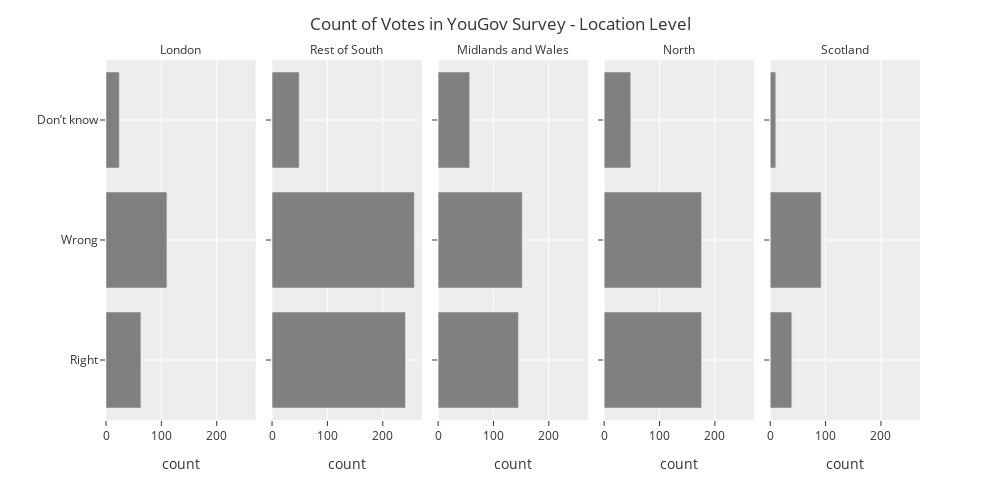

The notebook cell saved with this chart:
### Markdown cell above
## Avoid Redundancy

Here is the same graph again, but avoiding redundancy.

### Code cell
my_categories = ['London','Rest of South','Midlands and Wales','North','Scotland']

fig = px.bar(DF_plot,y='vote',x='count',
             facet_col='location',
            color_discrete_sequence=['gray'])

fig.for_each_annotation(lambda a: a.update(text=a.text.split("=")[1]))

my_categories = ['Dont know','Right','Wrong']
fig.update_layout(yaxis={'categoryorder': 'array', 'categoryarray': my_categories},
                  title='Count of Votes in YouGov Survey - Location Level',
                  yaxis_title="",
                  template='ggplot2',
                  legend_title='Location',
                  autosize=False,
                  width=1000,
                  height=500)

fig.show()

### Figure 1 — Plotly figure (JSON) as saved in the notebook; plotly's stock layout.template omitted (floating-point values rounded to 4 significant figures)
{"data": [{"hovertemplate": "location=London<br>count=%{x}<br>vote=%{y}<extra></extra>", "legendgroup": "", "marker": {"color": "gray", "pattern": {"shape": ""}}, "name": "", "orientation": "h", "showlegend": false, "textposition": "auto", "type": "bar", "x": [63, 110, 24], "xaxis": "x", "y": ["Right", "Wrong", "Don’t know"], "yaxis": "y"}, {"hovertemplate": "location=Rest of South<br>count=%{x}<br>vote=%{y}<extra></extra>", "legendgroup": "", "marker": {"color": "gray", "pattern": {"shape": ""}}, "name": "", "orientation": "h", "showlegend": false, "textposition": "auto", "type": "bar", "x": [241, 257, 49], "xaxis": "x2", "y": ["Right", "Wrong", "Don’t know"], "yaxis": "y2"}, {"hovertemplate": "location=Midlands and Wales<br>count=%{x}<br>vote=%{y}<extra></extra>", "legendgroup": "", "marker": {"color": "gray", "pattern": {"shape": ""}}, "name": "", "orientation": "h", "showlegend": false, "textposition": "auto", "type": "bar", "x": [145, 152, 57], "xaxis": "x3", "y": ["Right", "Wrong", "Don’t know"], "yaxis": "y3"}, {"hovertemplate": "location=North<br>count=%{x}<br>vote=%{y}<extra></extra>", "legendgroup": "", "marker": {"color": "gray", "pattern": {"shape": ""}}, "name": "", "orientation": "h", "showlegend": false, "textposition": "auto", "type": "bar", "x": [176, 176, 48], "xaxis": "x4", "y": ["Right", "Wrong", "Don’t know"], "yaxis": "y4"}, {"hovertemplate": "location=Scotland<br>count=%{x}<br>vote=%{y}<extra></extra>", "legendgroup": "", "marker": {"color": "gray", "pattern": {"shape": ""}}, "name": "", "orientation": "h", "showlegend": false, "textposition": "auto", "type": "bar", "x": [39, 92, 10], "xaxis": "x5", "y": ["Right", "Wrong", "Don’t know"], "yaxis": "y5"}], "layout": {"annotations": [{"font": {}, "showarrow": false, "text": "London", "x": 0.092, "xanchor": "center", "xref": "paper", "y": 1, "yanchor": "bottom", "yref": "paper"}, {"font": {}, "showarrow": false, "text": "Rest of South", "x": 0.296, "xanchor": "center", "xref": "paper", "y": 1, "yanchor": "bottom", "yref": "paper"}, {"font": {}, "showarrow": false, "text": "Midlands and Wales", "x": 0.5, "xanchor": "center", "xref": "paper", "y": 1, "yanchor": "bottom", "yref": "paper"}, {"font": {}, "showarrow": false, "text": "North", "x": 0.704, "xanchor": "center", "xref": "paper", "y": 1, "yanchor": "bottom", "yref": "paper"}, {"font": {}, "showarrow": false, "text": "Scotland", "x": 0.908, "xanchor": "center", "xref": "paper", "y": 1, "yanchor": "bottom", "yref": "paper"}], "autosize": false, "barmode": "relative", "height": 500, "legend": {"title": {"text": "Location"}, "tracegroupgap": 0}, "margin": {"t": 60}, "title": {"text": "Count of Votes in YouGov Survey - Location Level"}, "width": 1000, "xaxis": {"anchor": "y", "domain": [0, 0.184], "title": {"text": "count"}}, "xaxis2": {"anchor": "y2", "domain": [0.204, 0.388], "matches": "x", "title": {"text": "count"}}, "xaxis3": {"anchor": "y3", "domain": [0.408, 0.592], "matches": "x", "title": {"text": "count"}}, "xaxis4": {"anchor": "y4", "domain": [0.612, 0.796], "matches": "x", "title": {"text": "count"}}, "xaxis5": {"anchor": "y5", "domain": [0.816, 1], "matches": "x", "title": {"text": "count"}}, "yaxis": {"anchor": "x", "categoryarray": ["Dont know", "Right", "Wrong"], "categoryorder": "array", "domain": [0, 1], "title": {"text": ""}}, "yaxis2": {"anchor": "x2", "domain": [0, 1], "matches": "y", "showticklabels": false}, "yaxis3": {"anchor": "x3", "domain": [0, 1], "matches": "y", "showticklabels": false}, "yaxis4": {"anchor": "x4", "domain": [0, 1], "matches": "y", "showticklabels": false}, "yaxis5": {"anchor": "x5", "domain": [0, 1], "matches": "y", "showticklabels": false}}}
